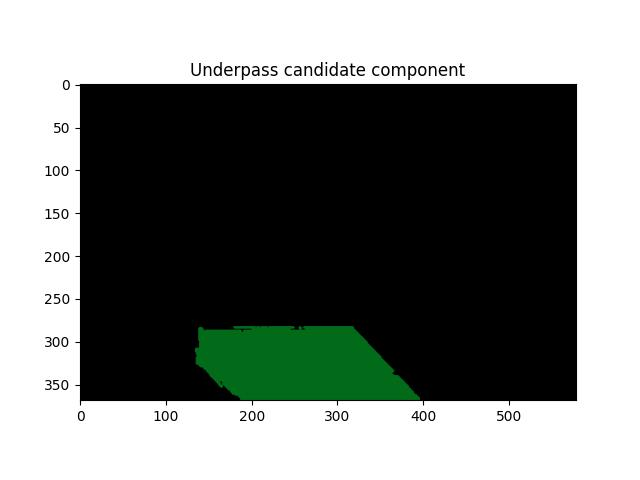
#> input picture 3DBAG_underpass_heights/md_images/candidate_cc.jpg, 640 x 480 px
$ python -i perspective_projection.py   (imports and definitions only)
#> lines starting #> are read from the running program, lines starting #| are printed output that depends on the picture; after the words box and inside, x2 and y2 are one past the last pixel; in counts of white or black regions, pixels touching at a corner belong together
"""
Project 2D camera images onto 3D building facades so that clean 2D facade images can be extracted from a 3D city model.
Determines which part of a 3D wall is visible in a given image and maps image pixels onto that wall.

"""


import numpy as np
import cv2
from PIL import Image
import os

# Environment variable to prevent Qt platform issues
os.environ['QT_QPA_PLATFORM'] = 'offscreen'

# Get the directory where this script is located
SCRIPT_DIR = os.path.dirname(os.path.abspath(__file__))
# Project root is two levels up from src/stage1/
PROJECT_ROOT = os.path.dirname(os.path.dirname(SCRIPT_DIR))

# [193 lines left out: functions calculate_Rt, get_K, get_offset, get_camera_parameters, get_KRt, projection and 1 more, not called in this run]
    # Show the image
    # cv2.imshow('Image', image)
    # # Wait for a key press and then close the window
    # cv2.waitKey(0)
    # cv2.destroyAllWindows()


def line_detection(path):
    # line detection
#> called with path = '../../md_images/candidate_cc.jpg'
    img1 = cv2.imread(path)
#> img1 is the input picture: shape (480, 640, 3); mean B, G, R 123.5, 126.8, 122.4

    # Convert to grayscale
    gray = cv2.cvtColor(img1, cv2.COLOR_BGR2GRAY)
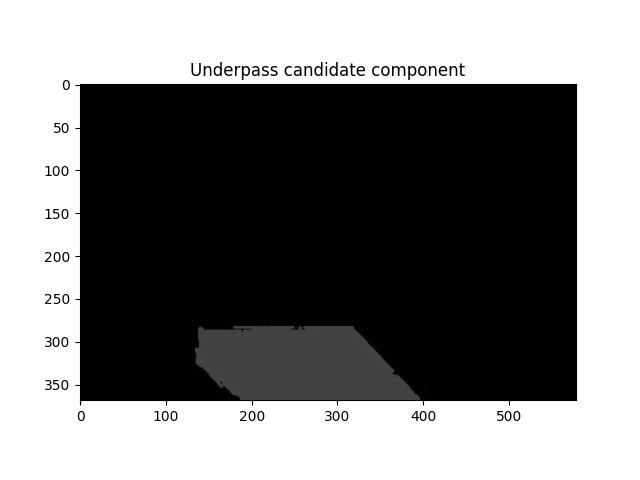
#> gray: shape (480, 640); min 0, max 255, mean 125.1

    # Apply Canny edge detection
    edges = cv2.Canny(gray, 50, 150, apertureSize=3)
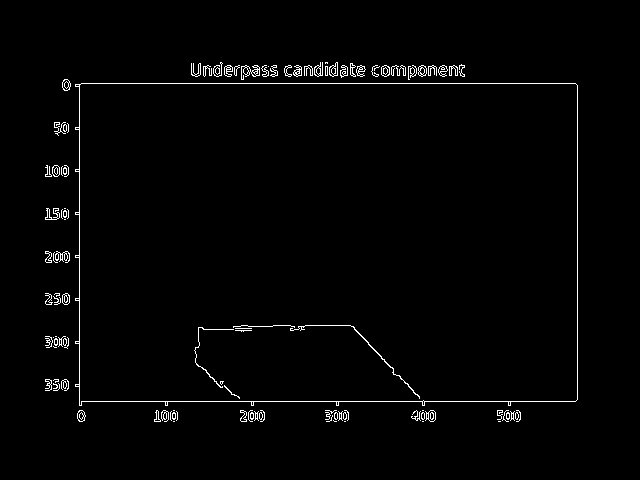
#> edges: shape (480, 640); 1.6% white in thin lines or dots, all inside (x1, y1, x2, y2) = (45, 62, 578, 422)

    # Apply HoughLinesP to detect lines
    lines = cv2.HoughLinesP(edges, 1, np.pi / 180, 100, minLineLength=100, maxLineGap=10)
#> lines = [[79, 401, 575, 401], [62, 83, 575, 83], [79, 421, 79, 84], [577, 399, 577, 85], [192, 75, 464, 75], [191, 71, 461, 71], [191, 66, 464, 66], [191, 69, 461, 69], [191, 74, 464, 74], [191, 67, 464, 67], [299, 68, 462, 68], [191, 73, 462, 73]]

    # Draw the detected lines on the original image
    for line in lines:
        x1, y1, x2, y2 = line[0]
        cv2.line(img1, (x1, y1), (x2, y2), (0, 255, 0), 2)
#> this loop made 12 passes
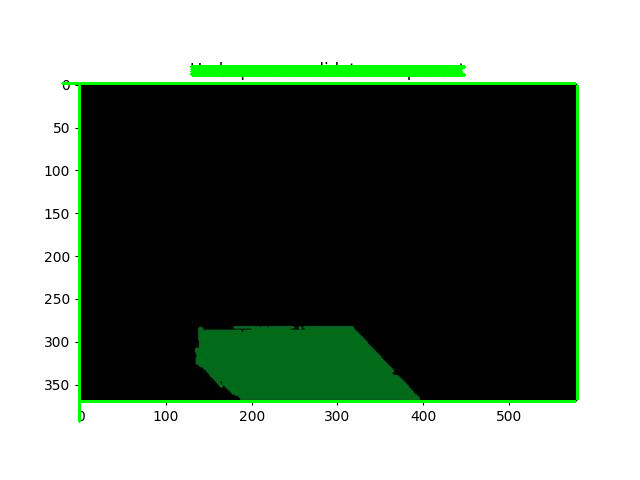
#> img1: shape (480, 640, 3); 2.69% of pixels changed, all inside (x1, y1, x2, y2) = (61, 65, 579, 423)

    # Show the result
    cv2.imshow('Result', img1)
    cv2.waitKey(0)
    cv2.destroyAllWindows()


# [47 lines left out: functions distortion_calibration, project_3D, not called in this run]


import numpy as np


# [8 lines left out: function pixel_to_3d_coordinates, not called in this run]

# [3 lines not run here, left out]
    # project_3D(img_id)  # This function has incomplete logic - skipping for now

    # Example usage:
    # projection_matrix = get_camera_parameters(img_id)
    #
    # x, y = 0,0
    # z = 0
    #
    # result = pixel_to_3d_coordinates(x, y, z, projection_matrix)
    # print(result)
#
#     P = np.array([[143590.562500, 487118.562500, 15.406000],
#                  [143642.093750, 487131.625000, 14.878000]])
#
#     img_id = '405_0031_00130737.tif'
#     projection(img_id, P)


#
#     # image: 404_0031_00130735
#
#     P = np.array([
#         [143336.17, 487572.916, 24.388],
#         [143336.17, 487572.916, -4.781],
#         [143330.841, 487585.665, -4.781],
#         [143330.841, 487585.665, 24.388]
#     ])
#
#
#     f = 29754.99132637640650500543
#     cx = 7034.54172294926956965355
#     cy = 5302.60023224232736538397
#
#     projection(f, cx, cy, P)
#     #
#     path = "/Users/katherine/Desktop/ro/crop1.jpg"
#     img = cv2.imread('/Users/katherine/Desktop/404_0031_00130735.tif')
#     print(img.shape)
#     cropped = img[1610:2752, 8442:9040]  # 裁剪坐标为[y0:y1, x0:x1]
#     cv2.imwrite(path, cropped)

>>> result = line_detection('../../md_images/candidate_cc.jpg')

$ run again, on 3DBAG_underpass_heights/md_images/cc_estimated.jpg
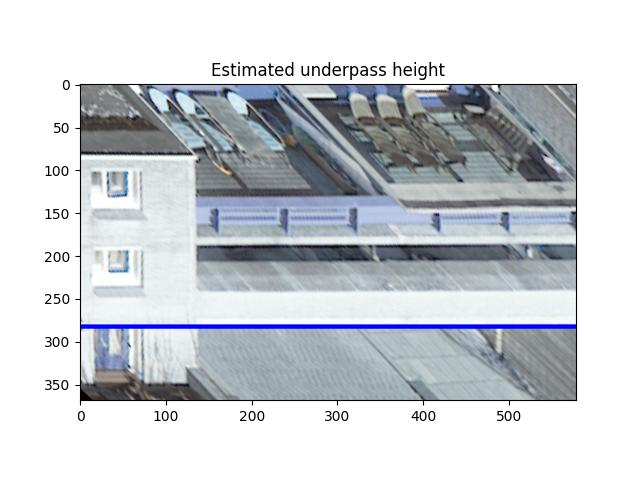
#> input picture 3DBAG_underpass_heights/md_images/cc_estimated.jpg, 640 x 480 px
#> in line_detection, img1 is the input picture: shape (480, 640, 3); mean B, G, R 211.3, 206.4, 202.5
#> in line_detection, `edges = cv2.Canny(gray, 50, 150, apertureSize=3)`:
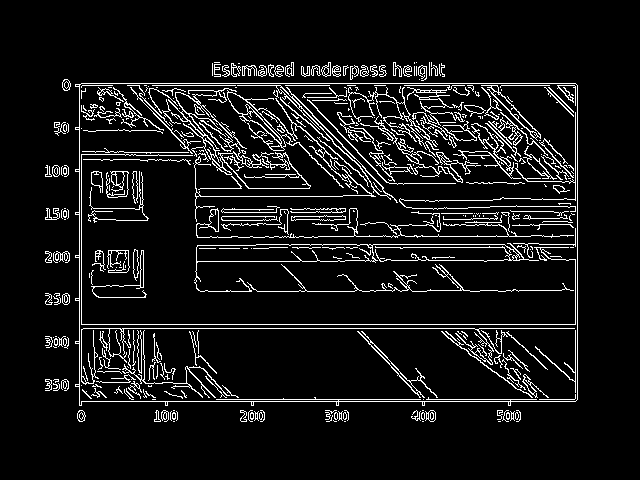
#> edges: shape (480, 640); 8.3% white in thin lines or dots, all inside (x1, y1, x2, y2) = (45, 62, 578, 422)
#> lines = 31 rows, first 6: [79, 401, 575, 401], [79, 328, 577, 328], [62, 83, 575, 83], [79, 324, 577, 324], [216, 399, 577, 399], [127, 85, 329, 85]
#> the loop in line_detection, `for line in lines:` made 31 passes
#> after the loop in line_detection, `for line in lines:`:
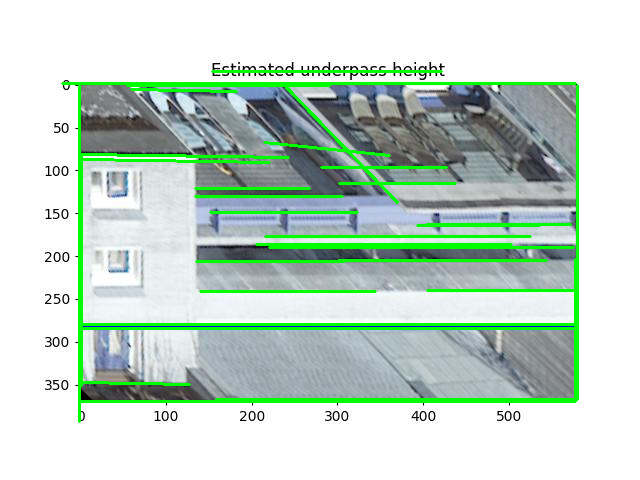
#> img1: shape (480, 640, 3); 6.59% of pixels changed, all inside (x1, y1, x2, y2) = (61, 70, 579, 423)
